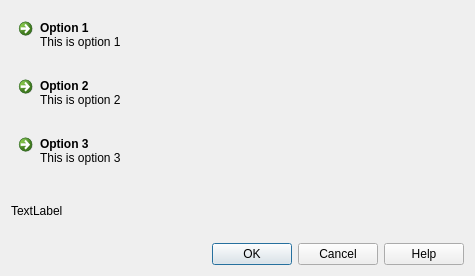
<?xml version="1.0" encoding="UTF-8"?>
<ui version="4.0">
 <class>Dialog</class>
 <widget class="QDialog" name="Dialog">
  <property name="geometry">
   <rect>
    <x>0</x>
    <y>0</y>
    <width>475</width>
    <height>276</height>
   </rect>
  </property>
  <property name="windowTitle">
   <string>Dialog</string>
  </property>
  <layout class="QVBoxLayout" name="verticalLayout">
   <item>
    <widget class="QCommandLinkButton" name="commandLinkButton">
     <property name="text">
      <string>Option 1</string>
     </property>
     <property name="description">
      <string>This is option 1</string>
     </property>
    </widget>
   </item>
   <item>
    <widget class="QCommandLinkButton" name="commandLinkButton_2">
     <property name="text">
      <string>Option 2</string>
     </property>
     <property name="description">
      <string>This is option 2</string>
     </property>
    </widget>
   </item>
   <item>
    <widget class="QCommandLinkButton" name="commandLinkButton_3">
     <property name="text">
      <string>Option 3</string>
     </property>
     <property name="description">
      <string>This is option 3</string>
     </property>
    </widget>
   </item>
   <item>
    <widget class="QLabel" name="lblSelected">
     <property name="text">
      <string>TextLabel</string>
     </property>
    </widget>
   </item>
   <item>
    <widget class="QDialogButtonBox" name="buttonBox">
     <property name="standardButtons">
      <set>QDialogButtonBox::Cancel|QDialogButtonBox::Help|QDialogButtonBox::Ok</set>
     </property>
    </widget>
   </item>
  </layout>
 </widget>
 <resources/>
 <connections/>
</ui>
